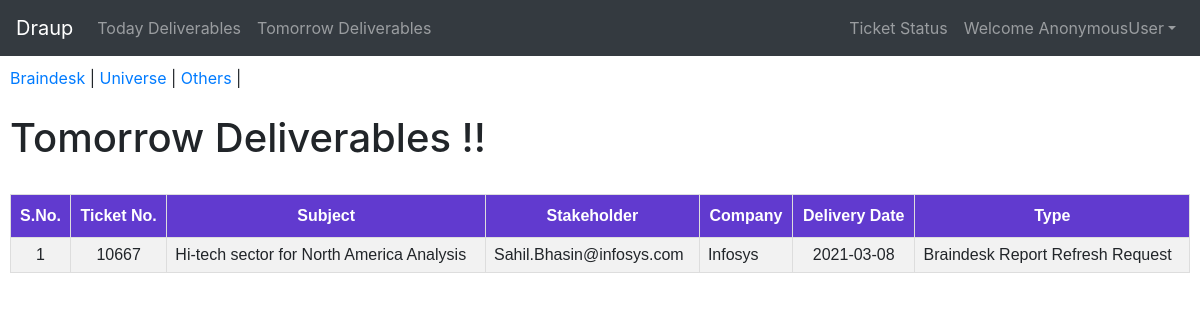
The app's page /home/sales/tomorrow-deliverables, older data.
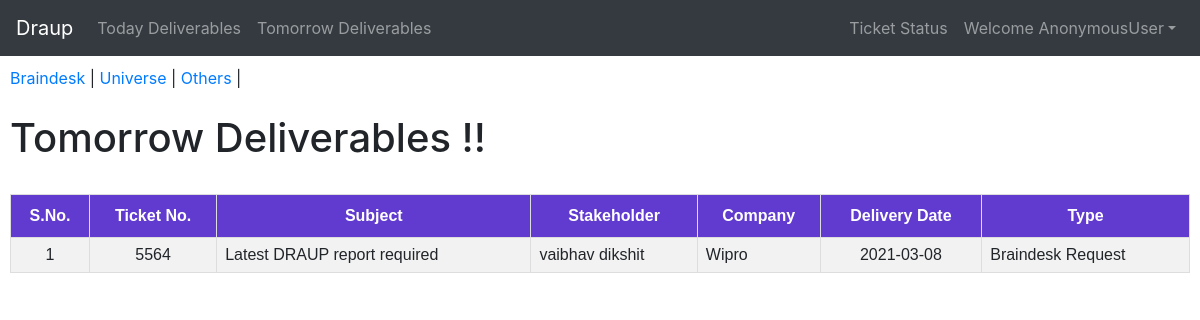
The same page, newer data.
### notifications/models.py (models this page shows, shortened)
class Ticket(models.Model):
    Ticket_ID = models.IntegerField(unique=True)
    Subject = models.CharField(max_length=256)
    Status = models.CharField(max_length=256)
    Source = models.CharField(max_length=256)
    Type = models.CharField(max_length=256)
    Agent = models.CharField(max_length=256)
    Group = models.CharField(max_length=256)
    Created_time = models.DateTimeField(null=False)
    Product = models.CharField(max_length=256)
    Follow_up_Date = models.CharField(max_length=256,null=True)
    Estimated_Delivery_Date = models.CharField(max_length=256,null=True)
    Full_name = models.CharField(max_length=256)
    Email = models.EmailField(max_length=256)
    Company_Name = models.CharField(max_length=256)

### notifications/views.py (the view)
# urls.py: path('sales/tomorrow-deliverables',views.tomorrowdeliverables,name='tomorrowdeliverables'),
def tomorrowdeliverables(request):
    tomorrow=str(date.today()+timedelta(days=1))
    tickets = Ticket.objects.filter(Estimated_Delivery_Date__icontains=tomorrow)
    tick_dict = {'Ticket':tickets}
    return render(request,'notifications/tomorrow_deliverables.html',context=tick_dict)

### notifications/templates/notifications/tomorrow_deliverables.html (shortened to what this page needs)
{% extends 'notifications/base.html' %}
{% block body_block %}
<div class="tab">
  <nav>
     <a href = "{%url 'home:tomorrow_braindesk'%}">Braindesk</a> |
     <a href = "{%url 'home:tomorrow_universe'%}">Universe</a> |
     <a href = "{%url 'home:tomorrow_others'%}">Others</a> |
  </nav>
  <br>
  <h1>Tomorrow Deliverables !!</h1>
  <br>
    <table id="customers">
    <tr>
      <th style="text-align:center">S.No.</th>
      <th style="text-align:center">Ticket No.</th>
      <th style="text-align:center">Subject</th>
      <th style="text-align:center">Stakeholder</th>
      <th style="text-align:center">Company</th>
      <th style="text-align:center">Delivery Date</th>
      <th style="text-align:center">Type</th>
    </tr>
    {% for entry in Ticket %}
    <tr>
      <td style="text-align:center">{{forloop.counter}}</td>
      <td  style="text-align:center">{{entry.Ticket_ID}}</td>
      <td>{{entry.Subject}}</td>
      <td>{{entry.Full_name}}</td>
      <td>{{entry.Company_Name}}</td>
      <td style="text-align:center">{{entry.Estimated_Delivery_Date}}</td>
      <td>{{entry.Type}}</td>
    </tr>
    {% endfor %}
  </table>
  <br>
  <br>
</div>
{% endblock %}

Row changes from the older to the newer data that the page shows:
removed Ticket: Ticket_ID "10667", Subject "Hi-tech sector for North America Analysis", Full_name "Sahil.Bhasin@infosys.com", Company_Name "Infosys", Estimated_Delivery_Date "2021-03-08", Type "Braindesk Report Refresh Request"
added Ticket: Ticket_ID "5564", Subject "Latest DRAUP report required", Full_name "vaibhav dikshit", Company_Name "Wipro", Estimated_Delivery_Date "2021-03-08", Type "Braindesk Request"
